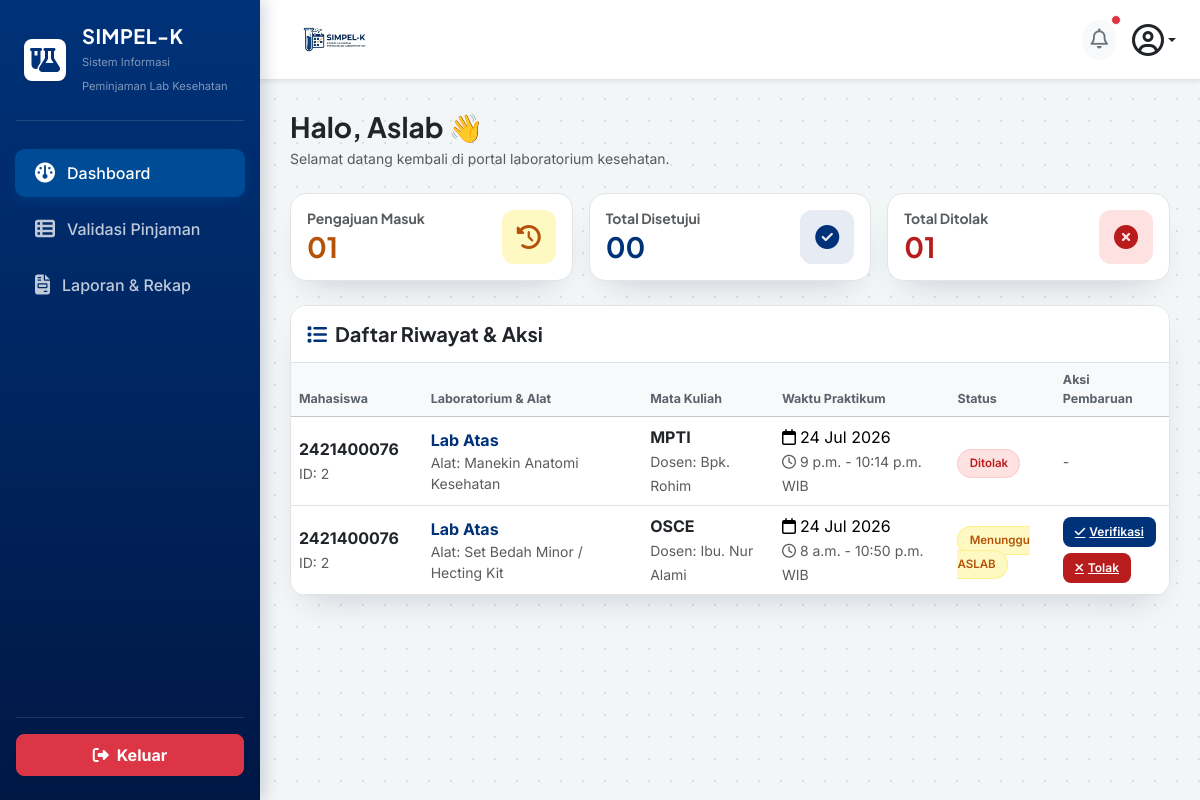
Before: /aslab/dashboard/ (signed in) with the older database file.
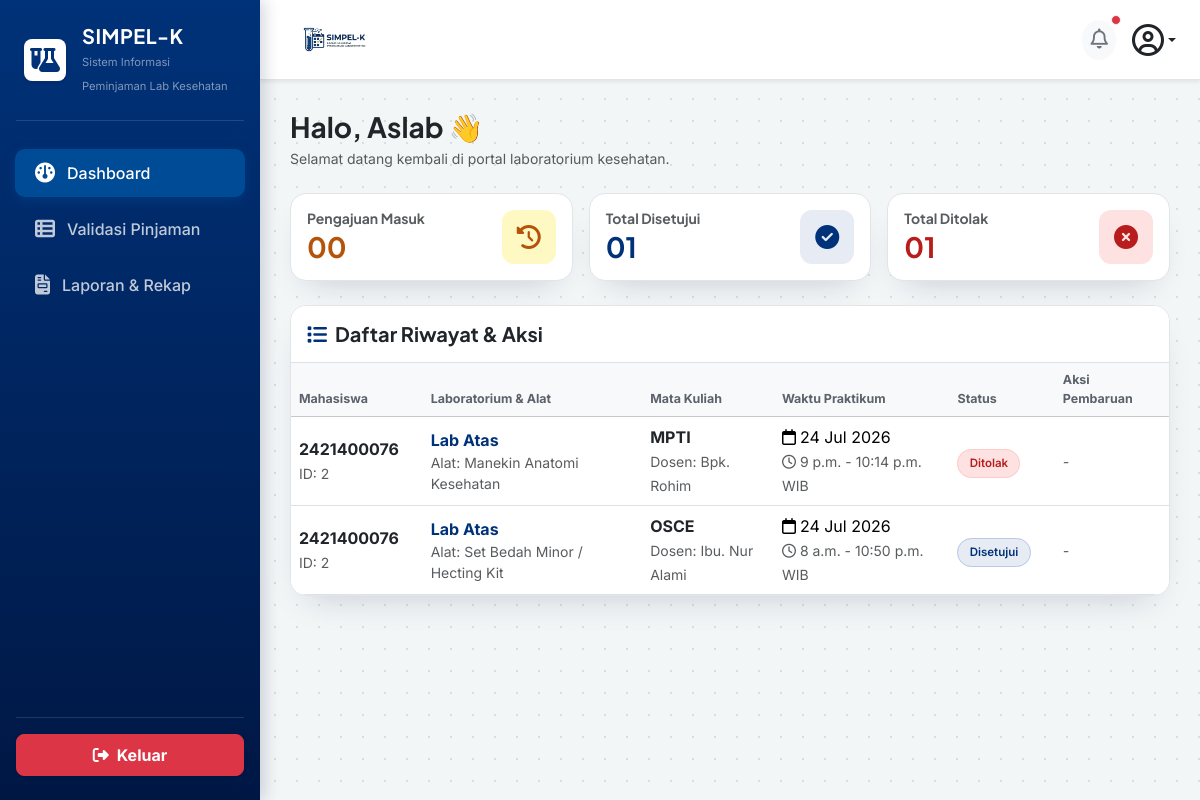
After: the same page with the newer database file.
### core_auth/models.py (models this page shows, shortened)
class Peminjaman(models.Model):
    STATUS_CHOICES = [
        ('pending', 'Menunggu Validasi ASLAB'),
        ('verified', 'Menunggu Persetujuan KALAB'),
        ('disetujui', 'Disetujui / Jadwal Dikunci'),
        ('ditolak', 'Ditolak'),
        ('selesai', 'Selesai / Sudah Dikembalikan'),
    ]
    mahasiswa = models.ForeignKey(settings.AUTH_USER_MODEL, on_delete=models.CASCADE, related_name='peminjaman_mahasiswa')
    ruang_lab = models.ForeignKey(RuangLab, on_delete=models.CASCADE)
    alat_bahan = models.ForeignKey(AlatBahan, on_delete=models.PROTECT)
    keperluan = models.TextField()
    nama_dosen = models.CharField(max_length=100)
    mata_kuliah = models.CharField(max_length=100)
    tanggal_pinjam = models.DateField()
    wkt_mulai = models.TimeField()
    wkt_akhir = models.TimeField()
    status = models.CharField(max_length=20, choices=STATUS_CHOICES, default='pending')
    di_validasi_oleh = models.ForeignKey(
        settings.AUTH_USER_MODEL,
        on_delete=models.SET_NULL,
        blank=True,
        null=True,
        related_name='aslab_verifikator'
    )
    tgl_pengajuan = models.DateTimeField(auto_now_add=True)
    catatan_tolak = models.TextField(blank=True, null=True)

class User(AbstractUser):
    ROLE_CHOICES = [
        ('mahasiswa', 'Mahasiswa/PJMK'),
        ('aslab', 'Asisten Laboratorium'),
        ('kaleb', 'Kepala Laboratorium'),
    ]
    role = models.CharField(max_length=20, choices=ROLE_CHOICES, default='mahasiswa')
    nim = models.CharField(max_length=20, blank=True, null=True, unique=True)
    prodi = models.CharField(max_length=50, blank=True, null=True)
    no_hp = models.CharField(max_length=15, blank=True, null=True)

class RuangLab(models.Model):
    nama_ruang = models.CharField(max_length=100)
    kapasitas = models.IntegerField()
    deskripsi = models.TextField(blank=True, null=True)

class AlatBahan(models.Model):
    nama_alat = models.CharField(max_length=100)
    stok_tersedia = models.IntegerField(default=0)
    satuan = models.CharField(max_length=20, default='Pcs')

### aslab/views.py (the view)
# urls.py: path('dashboard/', views.dashboard_aslab, name='dashboard'),
@login_required(login_url='core_auth:login')
def dashboard_aslab(request):
    redirect_target = cekk_role_aslab(request.user)
    if redirect_target:
        messages.error(request, "Anda tidak memiliki hak akses sebagai ASLAB!")
        return redirect(redirect_target)
    semua_peminjaman = Peminjaman.objects.exclude(mahasiswa__username__icontains='aslab').order_by('-tanggal_pinjam')
    total_masuk = semua_peminjaman.filter(status__in=['pending', 'pengembalian_diajukan']).count()
    total_disetujui = semua_peminjaman.filter(status__in=['verified', 'disetujui', 'selesai']).count()
    total_ditolak = semua_peminjaman.filter(status='ditolak').count()
    context = {
        'semua_peminjaman': semua_peminjaman,
        'total_masuk': total_masuk,
        'total_disetujui': total_disetujui,
        'total_ditolak': total_ditolak,
    }
    return render(request, 'aslab/dashboard.html', context)

### aslab/views.py (called while the page is built)
def cekk_role_aslab(user):
    username_lower = user.username.lower()
    if 'kalab' in username_lower or user.groups.filter(name__iexact='KALAB').exists() or getattr(user, 'role', '') == 'KALAB':
        return 'kalab:dashboard'
    elif not ('aslab' in username_lower or user.groups.filter(name__iexact='ASLAB').exists() or getattr(user, 'role', '') == 'ASLAB'):
        return 'mahasiswa:dashboard'
    return None

### aslab/templates/aslab/dashboard.html (shortened to what the changed rows need)
{% load static %}
<!DOCTYPE html>
<html lang="id">
<head>
    <link href="https://cdn.jsdelivr.net/npm/bootstrap@5.3.2/dist/css/bootstrap.min.css" rel="stylesheet">
    <link rel="stylesheet" href="https://cdnjs.cloudflare.com/ajax/libs/font-awesome/6.4.2/css/all.min.css">
</head>
<body>
    <div class="main-content">
        <div class="row g-3 mb-4">
            <div class="col-12 col-sm-4">
                <div class="card card-custom p-3 bg-white">
                    <div class="d-flex align-items-center justify-content-between">
                        <div>
                            <h6 class="text-muted fw-bold mb-1 small">Pengajuan Masuk</h6>
                            <h3 class="fw-bold mb-0" style="color: var(--amber-600);">{{ total_masuk|stringformat:"02d" }}</h3>
                        </div>
                    </div>
                </div>
            </div>
            <div class="col-12 col-sm-4">
                <div class="card card-custom p-3 bg-white">
                    <div class="d-flex align-items-center justify-content-between">
                        <div>
                            <h6 class="text-muted fw-bold mb-1 small">Total Disetujui</h6>
                            <h3 class="fw-bold text-brand mb-0">{{ total_disetujui|stringformat:"02d" }}</h3>
                        </div>
                    </div>
                </div>
            </div>
        </div>
        <div class="card card-custom bg-white overflow-hidden">
            <div class="table-responsive">
                <table class="table table-hover align-middle mb-0" style="min-width: 800px;">
                    <thead class="table-light">
                        <tr>
                            <th style="width: 15%;">Mahasiswa</th>
                            <th style="width: 25%;">Laboratorium & Alat</th>
                            <th style="width: 15%;">Mata Kuliah</th>
                            <th style="width: 20%;">Waktu Praktikum</th>
                            <th style="width: 12%;">Status</th>
                            <th style="width: 13%;">Aksi Pembaruan</th>
                        </tr>
                    </thead>
                    <tbody>
                        {% for pinjam in semua_peminjaman %}
                        <tr>
                            <td>
                                <div class="fw-bold text-dark">{{ pinjam.mahasiswa.username }}</div>
                                <small class="text-muted">ID: {{ pinjam.mahasiswa.id }}</small>
                            </td>
                            <td>
                                <div class="fw-bold text-brand">{{ pinjam.ruang_lab.nama_ruang }}</div>
                                <small class="text-muted d-block">Alat: {{ pinjam.alat_bahan.nama_alat }}</small>
                            </td>
                            <td>
                                <div class="fw-bold text-dark">{{ pinjam.mata_kuliah }}</div>
                                <small class="text-muted">
                                    Dosen: {{ pinjam.dosen|default:pinjam.nama_dosen|default:"-" }}
                                </small>
                            </td>
                            <td>
                                <div><i class="fa-regular fa-calendar me-1"></i>{{ pinjam.tanggal_pinjam|date:"d M Y" }}</div>
                                <small class="text-muted"><i class="fa-regular fa-clock me-1"></i>{{ pinjam.wkt_mulai }} - {{ pinjam.wkt_akhir }} WIB</small>
                            </td>
                            <td>
                                {% if pinjam.status == 'pending' %}
                                    <span class="badge-status badge-status--wait-aslab">Menunggu ASLAB</span>
                                {% elif pinjam.status == 'verified' %}
                                    <span class="badge-status badge-status--wait-kalab">Menunggu KALAB</span>
                                {% elif pinjam.status == 'disetujui' %}
                                    <span class="badge-status badge-status--approved">Disetujui</span>
                                {% elif pinjam.status == 'pengembalian_diajukan' %}
                                    <span class="badge-status badge-status--return">Ajukan Pengembalian</span>
                                {% elif pinjam.status == 'selesai' %}
                                    <span class="badge-status badge-status--done">Selesai</span>
                                {% else %}
                                    <span class="badge-status badge-status--rejected">Ditolak</span>
                                {% endif %}
                            </td>
                            <td>
                                <div class="btn-action-group">
                                    {% if pinjam.status == 'pending' %}
                                    <a href="{% url 'aslab:verifikasi' pinjam.id 'verifikasi' %}"
                                        class="btn-action btn-action--approve"
                                        onclick="return confirm('Verifikasi peminjaman ini ke KALAB?');">
                                        <i class="fa-solid fa-check"></i> Verifikasi
                                    </a>
                                    <a href="{% url 'aslab:verifikasi' pinjam.id 'tolak' %}"
                                        class="btn-action btn-action--reject"
                                        onclick="return confirm('Yakin ingin MENOLAK peminjaman ini?');">
                                        <i class="fa-solid fa-xmark"></i> Tolak
                                    </a>
                                    {% elif pinjam.status == 'pengembalian_diajukan' %}
                                    <a href="{% url 'aslab:verifikasi' pinjam.id 'selesai' %}"
                                        class="btn-action btn-action--done"
                                        onclick="return confirm('Konfirmasi bahwa alat/lab sudah selesai dikembalikan?');">
                                        <i class="fa-solid fa-box-archive"></i> Selesai
                                    </a>
                                    {% else %}
                                    <span class="text-muted small fst-italic">-</span>
                                    {% endif %}
                                </div>
                            </td>
                        </tr>
                        {% empty %}
                        <tr>
                            <td colspan="6" class="text-center py-4 text-muted">Belum ada data pengajuan peminjaman laboratorium.</td>
                        </tr>
                        {% endfor %}
                    </tbody>
                </table>
            </div>
        </div>
    </div>
</body>
</html>

Changed rows visible on the page:
changed Peminjaman "OSCE": status "Menunggu ASLAB Verifikasi Tolak" → "Disetujui -"
Other visible differences:
{{ total_masuk|stringformat:"02d" }}: "01" → "00"
{{ total_disetujui|stringformat:"02d" }}: "00" → "01"
